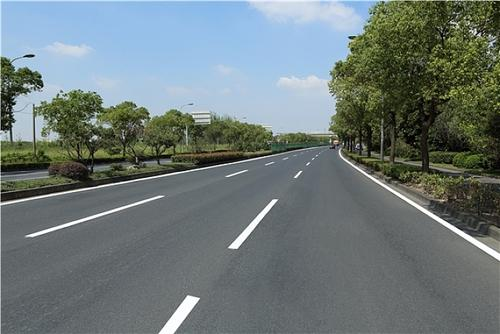
#> input picture image/load_sunny.jpg, 500 x 334 px
$ python class_11.py
#> lines starting #> are read from the running program, lines starting #| are printed output that depends on the picture
import cv2 as cv
import numpy as np
from matplotlib import pyplot  as plt


def back_project_demo(roi_img,raw_img): #直方图方向查找
    hsv = cv.cvtColor(roi_img, cv.COLOR_BGR2HSV)
    raw_hsv = cv.cvtColor(raw_img, cv.COLOR_BGR2HSV)
    roi_hist = cv.calcHist([hsv], [0, 1], None, [400, 400], [0, 180, 0, 256])
    cv.normalize(roi_hist,roi_hist,0,255,cv.NORM_MINMAX)
    dst = cv.calcBackProject([raw_hsv],[0,1],roi_hist,[0, 180, 0, 256],1)
    cv.imshow('backprojrct_demo',dst)


# 直方图反向投影
def hist2d_demo(image):
    """
    2d直方图的制作：（x：s  y：h）
    1.转换到hsv色彩空间
    2.cv.calHist统计直方图 p1：img必须方括号
    p2：用什么通道
    p3：遮罩
    p4：多少哥直方柱，或者理解为x轴或y轴坐标的尺度比例
    p5：ranges参数表示像素值的范围，通常[0,256]。
        此外，假如channels为[0,1],ranges为[0,256,0,180],则代表0通道范围是0-256,1通道范围0-180。

    """
    hsv = cv.cvtColor(image, cv.COLOR_BGR2HSV)
    hist = cv.calcHist([hsv], [0, 1], None, [180, 256], [0, 180, 0, 256])
    plt.imshow(hist,interpolation='nearest')
    #cv.imshow('hist2d_demo',hist)


img = cv.imread('./image/load_sunny.jpg', 1)  # blue green red
#> img is the input picture: shape (334, 500, 3); mean B, G, R 120.9, 121.1, 109.7
img_roi = cv.imread('./image/load_sunny_roi.jpg', 1)
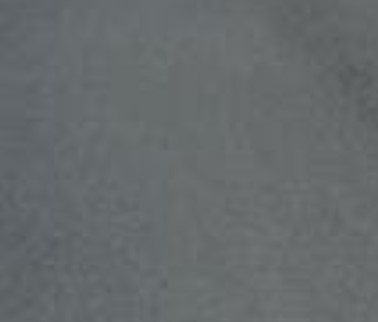
#> input picture image/load_sunny_roi.jpg, 378 x 322 px
#> img_roi is the input picture: shape (322, 378, 3); mean B, G, R 108.5, 106.6, 102
back_project_demo(img_roi,img)
#> in back_project_demo, `hsv = cv.cvtColor(roi_img, cv.COLOR_BGR2HSV)`: hsv: shape (322, 378, 3); mean H, S, V 97.7, 15.2, 108.5
#> in back_project_demo, `raw_hsv = cv.cvtColor(raw_img, cv.COLOR_BGR2HSV)`: raw_hsv: shape (334, 500, 3); mean H, S, V 80.1, 55.4, 129.3
#> in back_project_demo, `cv.normalize(roi_hist,roi_hist,0,255,cv.NORM_MINMAX)`: roi_hist: shape (400, 400) float32; min 0, max 255, mean 0
#> in back_project_demo, `dst = cv.calcBackProject([raw_hsv],[0,1],roi_hist,[0, 180, 0, 256],1)`:
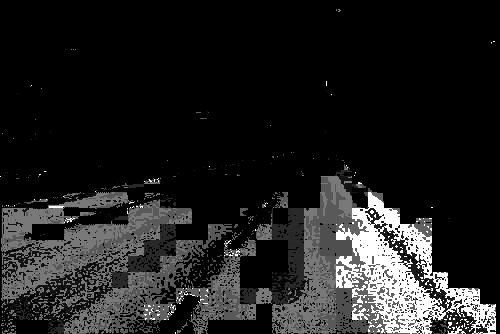
#> dst: shape (334, 500); min 0, max 255, mean 32.1
# #plt.xlim([0, 256])
#cv.imshow('img', img)
#hist2d_demo(img)
